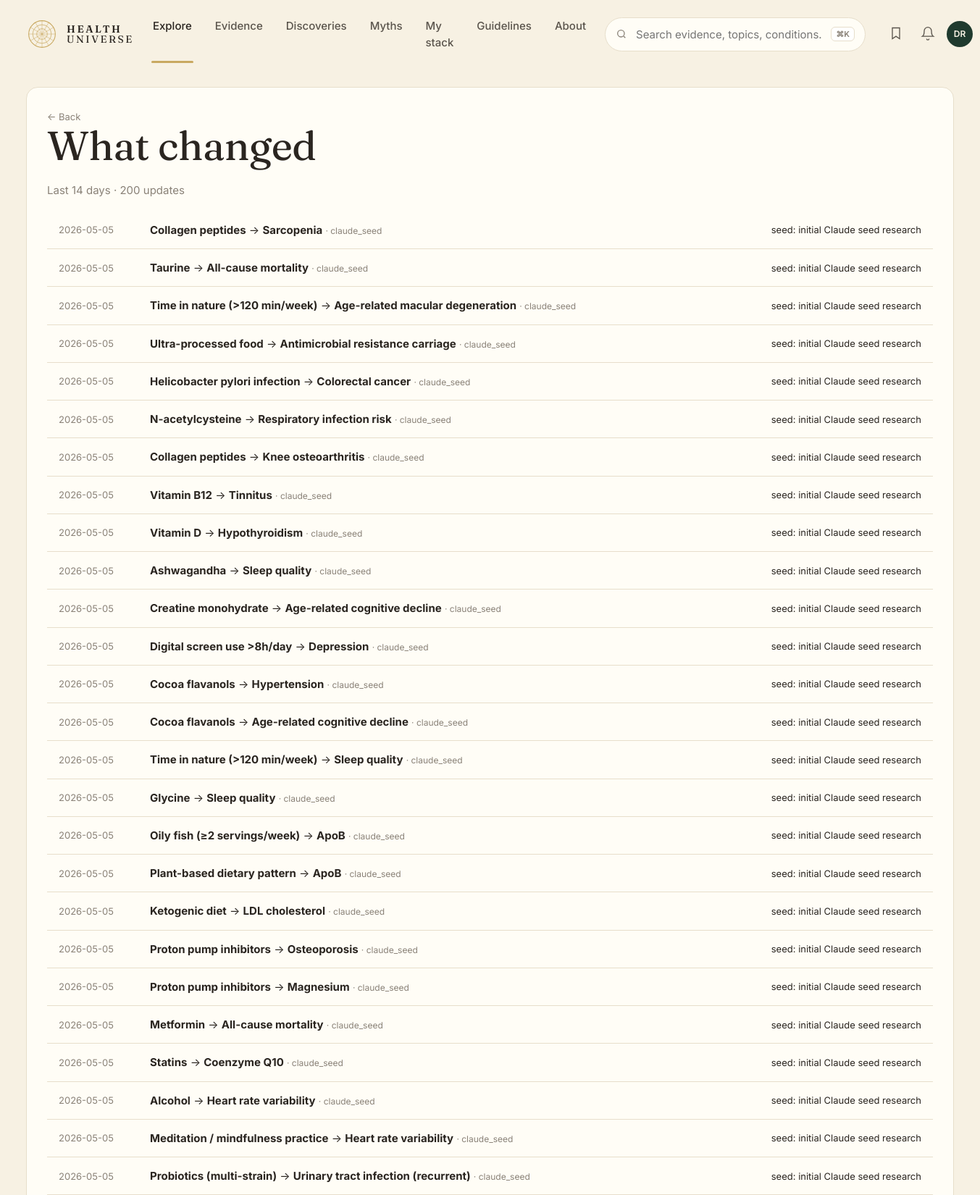
/changes (upper part), run on the app's committed database.
### tables this page shows
CREATE TABLE edge_history (
    id          INTEGER PRIMARY KEY,
    edge_id     INTEGER NOT NULL REFERENCES edge(id) ON DELETE CASCADE,
    changed_at  TEXT NOT NULL DEFAULT (datetime('now')),
    field       TEXT NOT NULL,
    old_value   TEXT,
    new_value   TEXT,
    reason      TEXT,
    actor       TEXT             -- 'claude_seed','gemma_daily','claude_adjudicator','human'
);

CREATE TABLE entity (
    id            INTEGER PRIMARY KEY,
    slug          TEXT NOT NULL UNIQUE,
    name          TEXT NOT NULL,
    kind          TEXT NOT NULL CHECK (kind IN (
                    'food','nutrient','supplement','drug','activity',
                    'behavior','environmental','pathogen','gene',
                    'biomarker','condition','process')),
    aliases       TEXT,           -- JSON array
    description   TEXT,
    created_at    TEXT NOT NULL DEFAULT (datetime('now')),
    updated_at    TEXT NOT NULL DEFAULT (datetime('now'))
);

### web/app.py (the view)
@app.get("/changes", response_class=HTMLResponse)
def changes(request: Request, days: int = 14):
    with connect() as conn:
        rows = conn.execute("""
            SELECT h.changed_at, h.field, h.old_value, h.new_value, h.reason, h.actor,
                   e.id AS edge_id, e.tier, e.direction,
                   f.name AS f_name, o.name AS o_name
            FROM edge_history h
            JOIN edge e ON e.id = h.edge_id
            JOIN entity f ON f.id = e.factor_id
            JOIN entity o ON o.id = e.outcome_id
            WHERE h.changed_at >= datetime('now', ?)
            ORDER BY h.changed_at DESC LIMIT 200""",
            (f"-{int(days)} days",)).fetchall()
    return render(request, "changes.html", {
        "title": "What changed",
        "rows": [dict(r) for r in rows],
        "days": days,
    })

### web/templates/changes.html (shortened to what this page needs)
{% extends "base.html" %}
{% block content %}
<section class="list-page">
  <a class="back" href="/">← Back</a>
  <h1>What changed</h1>
  <p class="muted">Last {{ days }} days · {{ rows|length }} update{{ rows|length != 1 and "s" or "" }}</p>
  <ul class="changes">
    {% for r in rows %}
    <li>
      <a class="change-row" href="/edge/{{ r.edge_id }}">
        <span class="when">{{ r.changed_at[:10] }}</span>
        <span class="what">
          <b>{{ r.f_name }}</b> → <b>{{ r.o_name }}</b>
          <small class="muted">· {{ r.actor }}</small>
        </span>
        <span class="delta">
          {% if r.field == 'tier' %}
            {% if r.old_value %}<span class="pill tier-{{ r.old_value }}">{{ TIER_LABEL.get(r.old_value, r.old_value) }}</span> →{% else %}new edge →{% endif %}
            <span class="pill tier-{{ r.new_value }}">{{ TIER_LABEL.get(r.new_value, r.new_value) }}</span>
          {% else %}
            {{ r.field }}: {{ r.reason or '—' }}
          {% endif %}
        </span>
      </a>
    </li>
    {% else %}
    <li class="empty">No changes yet. After the daily ingest runs, tier promotions and new edges will land here.</li>
    {% endfor %}
  </ul>
</section>
{% endblock %}

### web/static/style.css (style rules this page uses)
:root { --bg: #f7f1e3; --bg-soft: #faf6ea; --surface: #fffdf6; --ink: #2a2520; --ink-soft: #5a544c; --muted: #8a8278; --line: #e7decb; --primary: #1f3a2e; --primary-ink: #f7f1e3; --gold: #c9a961; --gold-soft: #e8d8a6; --tier-A: #3b8e5a; --tier-A-bg: #e6efe1; --tier-B: #c8a02a; --tier-B-bg: #f7eecf; --tier-C: #d97757; --tier-C-bg: #f7d9c7; --tier-D: #c44545; --tier-D-bg: #f4cece; --tier-X: #7a6a8c; --tier-X-bg: #ebe2f2; --dir-protective: var(--tier-A); --dir-protective-bg: var(--tier-A-bg); --dir-harmful: var(--tier-D); --dir-harmful-bg: var(--tier-D-bg); --dir-neutral: #8a8278; --dir-neutral-bg: #ece6d8; --dir-mixed: var(--tier-B); --dir-mixed-bg: var(--tier-B-bg); --dir-u_shaped: var(--tier-C); --dir-u_shaped-bg:var(--tier-C-bg); --radius: 16px; --radius-sm: 10px; --shadow-1: 0 1px 2px rgba(40,32,20,.05), 0 8px 24px rgba(40,32,20,.05); }
* { box-sizing: border-box; }
html, body { margin: 0; padding: 0; }
body { background: var(--bg); color: var(--ink); font-family: 'Inter', system-ui, -apple-system, sans-serif; font-size: 15px; line-height: 1.55; -webkit-font-smoothing: antialiased; }
h1, h2, h3, .serif { font-family: 'Fraunces', Georgia, serif; font-weight: 400; letter-spacing: -0.01em; }
h1 { font-size: 56px; line-height: 1.05; margin: 0 0 20px; }
p { margin: 0 0 12px; color: var(--ink-soft); }
a { color: inherit; text-decoration: none; }
small { font-size: 12px; }
.muted { color: var(--muted); }
.edge-page, .list-page { background: var(--surface); border: 1px solid var(--line); border-radius: var(--radius); padding: 28px; }
.back { color: var(--muted); font-size: 13px; }
.changes { list-style: none; padding: 0; margin: 18px 0 0; }
.change-row { display: grid; grid-template-columns: 110px 1fr auto; gap: 16px; align-items: center; padding: 14px 16px; border-bottom: 1px solid var(--line); color: inherit; }
.change-row .when { color: var(--muted); font-size: 13px; }
.change-row .delta { display: flex; gap: 8px; align-items: center; font-size: 13px; }

### data on the page
edge_history: changed_at "2026-05-05", f_name "Collagen peptides", o_name "Sarcopenia", actor "claude_seed", field "seed", reason "initial Claude seed research"
edge_history: changed_at "2026-05-05", f_name "Taurine", o_name "All-cause mortality", actor "claude_seed", field "seed", reason "initial Claude seed research"
edge_history: changed_at "2026-05-05", f_name "Time in nature (>120 min/week)", o_name "Age-related macular degeneration", actor "claude_seed", field "seed", reason "initial Claude seed research"
edge_history: changed_at "2026-05-05", f_name "Ultra-processed food", o_name "Antimicrobial resistance carriage", actor "claude_seed", field "seed", reason "initial Claude seed research"
edge_history: changed_at "2026-05-05", f_name "Helicobacter pylori infection", o_name "Colorectal cancer", actor "claude_seed", field "seed", reason "initial Claude seed research"
edge_history: changed_at "2026-05-05", f_name "N-acetylcysteine", o_name "Respiratory infection risk", actor "claude_seed", field "seed", reason "initial Claude seed research"
edge_history: changed_at "2026-05-05", f_name "Collagen peptides", o_name "Knee osteoarthritis", actor "claude_seed", field "seed", reason "initial Claude seed research"
edge_history: changed_at "2026-05-05", f_name "Vitamin B12", o_name "Tinnitus", actor "claude_seed", field "seed", reason "initial Claude seed research"
edge_history: changed_at "2026-05-05", f_name "Vitamin D", o_name "Hypothyroidism", actor "claude_seed", field "seed", reason "initial Claude seed research"
edge_history: changed_at "2026-05-05", f_name "Ashwagandha", o_name "Sleep quality", actor "claude_seed", field "seed", reason "initial Claude seed research"
edge_history: changed_at "2026-05-05", f_name "Creatine monohydrate", o_name "Age-related cognitive decline", actor "claude_seed", field "seed", reason "initial Claude seed research"
edge_history: changed_at "2026-05-05", f_name "Digital screen use >8h/day", o_name "Depression", actor "claude_seed", field "seed", reason "initial Claude seed research"
edge_history: changed_at "2026-05-05", f_name "Cocoa flavanols", o_name "Hypertension", actor "claude_seed", field "seed", reason "initial Claude seed research"
edge_history: changed_at "2026-05-05", f_name "Cocoa flavanols", o_name "Age-related cognitive decline", actor "claude_seed", field "seed", reason "initial Claude seed research"
edge_history: changed_at "2026-05-05", f_name "Time in nature (>120 min/week)", o_name "Sleep quality", actor "claude_seed", field "seed", reason "initial Claude seed research"
edge_history: changed_at "2026-05-05", f_name "Glycine", o_name "Sleep quality", actor "claude_seed", field "seed", reason "initial Claude seed research"
edge_history: changed_at "2026-05-05", f_name "Oily fish (≥2 servings/week)", o_name "ApoB", actor "claude_seed", field "seed", reason "initial Claude seed research"
edge_history: changed_at "2026-05-05", f_name "Plant-based dietary pattern", o_name "ApoB", actor "claude_seed", field "seed", reason "initial Claude seed research"
edge_history: changed_at "2026-05-05", f_name "Ketogenic diet", o_name "LDL cholesterol", actor "claude_seed", field "seed", reason "initial Claude seed research"
edge_history: changed_at "2026-05-05", f_name "Proton pump inhibitors", o_name "Osteoporosis", actor "claude_seed", field "seed", reason "initial Claude seed research"
edge_history: changed_at "2026-05-05", f_name "Proton pump inhibitors", o_name "Magnesium", actor "claude_seed", field "seed", reason "initial Claude seed research"
edge_history: changed_at "2026-05-05", f_name "Metformin", o_name "All-cause mortality", actor "claude_seed", field "seed", reason "initial Claude seed research"
edge_history: changed_at "2026-05-05", f_name "Statins", o_name "Coenzyme Q10", actor "claude_seed", field "seed", reason "initial Claude seed research"
edge_history: changed_at "2026-05-05", f_name "Alcohol", o_name "Heart rate variability", actor "claude_seed", field "seed", reason "initial Claude seed research"
edge_history: changed_at "2026-05-05", f_name "Meditation / mindfulness practice", o_name "Heart rate variability", actor "claude_seed", field "seed", reason "initial Claude seed research"
edge_history: changed_at "2026-05-05", f_name "Probiotics (multi-strain)", o_name "Urinary tract infection (recurrent)", actor "claude_seed", field "seed", reason "initial Claude seed research"

### other printed values
{{ days }} "14"
{{ rows|length }} "200"
{{ rows|length != 1 and "s" or "" }} "s"
